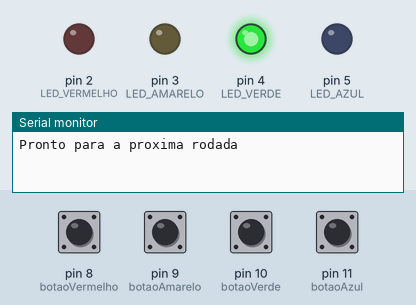
Bench run of a program on a simulated Arduino Uno, built with avr-gcc and run on an emulated ATmega328P. Parts: output pins drawn as LEDs (lit = HIGH), the last lines printed to the serial monitor. Inputs (shaded band) come from the test bench; at power-on: pin 8 (botaoVermelho), pin 9 (botaoAmarelo), pin 10 (botaoVerde), pin 11 (botaoAzul) HIGH. Random numbers use the default seed unless the program sets one.

Above: at 0.1 s.
At 3.8 s:
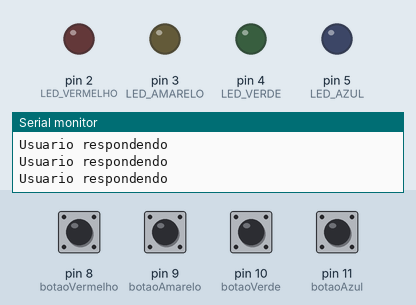
3.9 s: pin 8 (botaoVermelho) pulled LOW for 0.65 s
At 4.8 s:
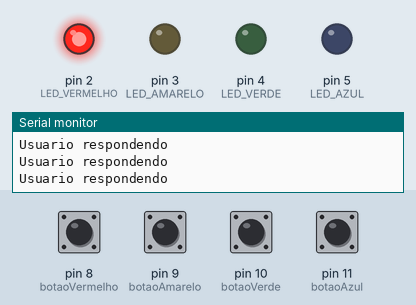
Timing chart, 0 to 13.7 s (numbered marks = the images above; inputs shaded):
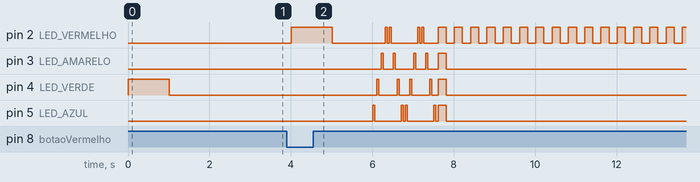

The program:

main.cpp
```cpp
#include <Arduino.h>

#define LED_VERMELHO 2
#define LED_AMARELO 3
#define LED_VERDE 4
#define LED_AZUL 5

#define botaoVermelho 8
#define botaoAmarelo 9
#define botaoVerde 10
#define botaoAzul 11

#define INDEFINIDO -1

#define UM_SEGUNDO 1000
#define MEIO_SEGUNDO 500

#define TAMANHO_SEQUENCIA 99

int sequenciaLuzes[TAMANHO_SEQUENCIA]; //Matriz com LEDS
int rodada = 0;
int leds_respondidos=0;

enum Estados
{
  PRONTO_PARA_PROXIMA_RODADA,
  USUARIO_RESPONDENDO,
  JOGO_FINALIZADO_SUCESSO,
  JOGO_FINALIZADO_FALHA
};


//Declaração dos LEDS e Botões
void iniciaPortas()
{
  pinMode(LED_VERDE, OUTPUT);
  pinMode(LED_AMARELO, OUTPUT);
  pinMode(LED_VERMELHO, OUTPUT);
  pinMode(LED_AZUL, OUTPUT);

  pinMode(botaoVerde, INPUT_PULLUP);
  pinMode(botaoAmarelo, INPUT_PULLUP);
  pinMode(botaoAzul, INPUT_PULLUP);
  pinMode(botaoVermelho, INPUT_PULLUP);
}

void ligaTudo(){
    digitalWrite(LED_VERDE, HIGH);
    digitalWrite(LED_AMARELO, HIGH);
    digitalWrite(LED_AZUL, HIGH);
    digitalWrite(LED_VERMELHO, HIGH);
    delay(200);
}


void desligaTudo()
{
  digitalWrite(LED_VERDE, LOW);
    digitalWrite(LED_AMARELO, LOW);
    digitalWrite(LED_AZUL, LOW);
    digitalWrite(LED_VERMELHO, LOW);
    delay(200);
}

int sorteiaCor()
{
    return random(LED_VERMELHO,LED_VERDE+1); //Sortear um cor entre LED_VERMELHO(2) e LED_VERDE(5) + 1
}


void iniciaJogo()
{

  int jogo = analogRead(0); //Porta aberta em contato com o ar para variações de
  randomSeed(jogo);//pega a leitura da porta Analoga e faz a geração dos numeros aleatorios

  for(int indice = 0; indice < TAMANHO_SEQUENCIA; indice ++) //de 0 a 4, sortear um LED
  {
    sequenciaLuzes[indice] = sorteiaCor(); //Matriz recebe a combinação com 4 LEDS sorteadas pelo sorteiaCor
  }

  //Serial.println(jogo);
}


int piscaLed(int portaLed) // Função que irá receber um inteiro para acender e apagar um LED
{
    digitalWrite(portaLed,HIGH);
    delay (UM_SEGUNDO);
    digitalWrite(portaLed,LOW);
    delay (MEIO_SEGUNDO);
    return portaLed;
}


void tocaLedsRodada ()
{

  for(int i=0; i < rodada;i++) //Looping para percorrer a matriz com os numeros sorteados
  {
    piscaLed(sequenciaLuzes[i]); //PiscaLED informa um inteiro e executa a função de acender e apagar LED
  }

}


int checaRespostaJogador()
{

  if (digitalRead(botaoVerde) == LOW)
  {
      return piscaLed(LED_VERDE);
  }

  if (digitalRead(botaoAmarelo) == LOW)
  {
      return piscaLed(LED_AMARELO);
  }

  if (digitalRead(botaoVermelho) == LOW)
  {
      return piscaLed(LED_VERMELHO);
  }


  if (digitalRead(botaoAzul) == LOW)
  {
      return piscaLed(LED_AZUL);
  }


    return INDEFINIDO;
}


int estadoAtual() {
  if(rodada <= TAMANHO_SEQUENCIA)
  {
     if(leds_respondidos == rodada)  {
       return PRONTO_PARA_PROXIMA_RODADA;
     }else {
       return USUARIO_RESPONDENDO;
     }
  }else if(rodada == TAMANHO_SEQUENCIA + 1){
      return JOGO_FINALIZADO_SUCESSO;
    }else {
      return JOGO_FINALIZADO_FALHA;
    }

}


void preparaNovaRodada()
{
  rodada++;
  leds_respondidos=0;
  if( rodada <= TAMANHO_SEQUENCIA)
  {
    tocaLedsRodada();
  }
}


void processaRespostaUsuario() {
  int resposta = checaRespostaJogador();

  if(resposta == INDEFINIDO)  {
    return;
  }

  if(resposta == sequenciaLuzes[leds_respondidos]) {
    leds_respondidos++;
  }else  {
    Serial.println("resposta errada");
    rodada =  TAMANHO_SEQUENCIA + 2;
  }
}


//Controle de Luzes

void sequencia12() {
    digitalWrite(LED_AZUL, HIGH);
    delay(50);
    digitalWrite(LED_AZUL, LOW);
    delay(50);


    digitalWrite(LED_VERDE, HIGH);
    delay(50);
    digitalWrite(LED_VERDE, LOW);
    delay(50);

    digitalWrite(LED_AMARELO, HIGH);
    delay(50);
    digitalWrite(LED_AMARELO, LOW);
    delay(50);


    digitalWrite(LED_VERMELHO, HIGH);
    delay(50);
    digitalWrite(LED_VERMELHO, LOW);
    delay(50);

    digitalWrite(LED_VERMELHO, HIGH);
    delay(50);
    digitalWrite(LED_VERMELHO, LOW);
    delay(50);

    digitalWrite(LED_AMARELO, HIGH);
    delay(50);
    digitalWrite(LED_AMARELO, LOW);
    delay(50);

    digitalWrite(LED_VERDE, HIGH);
    delay(50);
    digitalWrite(LED_VERDE, LOW);
    delay(50);

    digitalWrite(LED_AZUL, HIGH);
    delay(50);
    digitalWrite(LED_AZUL, LOW);
    delay(50);


}


void transicao()
{
 for (int s=0;s<2;s++)
 {
  sequencia12();
 }
 ligaTudo();
 desligaTudo();

}


void jogoFinalizadoSucesso()
{
  for (int i=0; i<200; i++){
     digitalWrite(LED_VERDE, HIGH);
     delay(200);
     digitalWrite(LED_VERDE, LOW);
     delay(200);
  }
}


 void jogoFinalizadoFalha() {
   for (int i=0; i<200; i++){
    digitalWrite(LED_VERMELHO, HIGH);
   delay(200);
  digitalWrite(LED_VERMELHO, LOW);
   delay(200);
 }
 }


void setup()
{
  Serial.begin(9600);
  iniciaPortas();
  iniciaJogo();
}

void loop()
{

switch (estadoAtual())
  {
    case PRONTO_PARA_PROXIMA_RODADA:
      Serial.println("Pronto para a proxima rodada");
      preparaNovaRodada();
      break;
    case USUARIO_RESPONDENDO:
      Serial.println("Usuario respondendo");
      processaRespostaUsuario(); //novo
      break;
    case JOGO_FINALIZADO_SUCESSO:
      Serial.println("Jogo finalizado com sucesso");
      transicao();
      jogoFinalizadoSucesso();
      break;
    case JOGO_FINALIZADO_FALHA:
      Serial.println("Jogo finalizado com falha");
     transicao();
      jogoFinalizadoFalha();
      break;
  }
  delay(MEIO_SEGUNDO);


}
```
